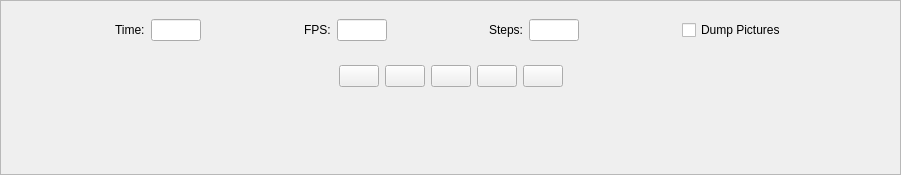
<?xml version="1.0" encoding="UTF-8"?>
<ui version="4.0">
 <class>AnimateWidget</class>
 <widget class="QWidget" name="AnimateWidget">
  <property name="enabled">
   <bool>true</bool>
  </property>
  <property name="geometry">
   <rect>
    <x>0</x>
    <y>0</y>
    <width>901</width>
    <height>175</height>
   </rect>
  </property>
  <property name="sizePolicy">
   <sizepolicy hsizetype="Preferred" vsizetype="Preferred">
    <horstretch>0</horstretch>
    <verstretch>0</verstretch>
   </sizepolicy>
  </property>
  <property name="windowTitle">
   <string>Animate</string>
  </property>
  <property name="lineWidth" stdset="0">
   <number>0</number>
  </property>
  <layout class="QVBoxLayout" name="verticalLayout">
   <property name="spacing">
    <number>10</number>
   </property>
   <property name="sizeConstraint">
    <enum>QLayout::SetDefaultConstraint</enum>
   </property>
   <property name="leftMargin">
    <number>0</number>
   </property>
   <property name="topMargin">
    <number>0</number>
   </property>
   <property name="rightMargin">
    <number>0</number>
   </property>
   <property name="bottomMargin">
    <number>0</number>
   </property>
   <item>
    <widget class="QScrollArea" name="scrollArea">
     <property name="sizePolicy">
      <sizepolicy hsizetype="Preferred" vsizetype="Preferred">
       <horstretch>0</horstretch>
       <verstretch>0</verstretch>
      </sizepolicy>
     </property>
     <property name="horizontalScrollBarPolicy">
      <enum>Qt::ScrollBarAlwaysOff</enum>
     </property>
     <property name="widgetResizable">
      <bool>true</bool>
     </property>
     <widget class="QWidget" name="scrollAreaWidgetContents">
      <property name="geometry">
       <rect>
        <x>0</x>
        <y>0</y>
        <width>879</width>
        <height>143</height>
       </rect>
      </property>
      <property name="sizePolicy">
       <sizepolicy hsizetype="Preferred" vsizetype="Maximum">
        <horstretch>0</horstretch>
        <verstretch>0</verstretch>
       </sizepolicy>
      </property>
      <layout class="QVBoxLayout" name="verticalLayout_2">
       <item>
        <widget class="QWidget" name="animateParameters">
         <property name="sizePolicy">
          <sizepolicy hsizetype="Preferred" vsizetype="Minimum">
           <horstretch>0</horstretch>
           <verstretch>0</verstretch>
          </sizepolicy>
         </property>
         <layout class="QHBoxLayout" name="horizontalLayout">
          <item>
           <spacer name="horizontalSpacer_1">
            <property name="orientation">
             <enum>Qt::Horizontal</enum>
            </property>
            <property name="sizeType">
             <enum>QSizePolicy::Expanding</enum>
            </property>
            <property name="sizeHint" stdset="0">
             <size>
              <width>0</width>
              <height>0</height>
             </size>
            </property>
           </spacer>
          </item>
          <item>
           <widget class="QLabel" name="label_time">
            <property name="text">
             <string>Time:</string>
            </property>
            <property name="buddy">
             <cstring>e_tval</cstring>
            </property>
           </widget>
          </item>
          <item>
           <widget class="QLineEdit" name="e_tval">
            <property name="minimumSize">
             <size>
              <width>50</width>
              <height>0</height>
             </size>
            </property>
            <property name="maximumSize">
             <size>
              <width>50</width>
              <height>100</height>
             </size>
            </property>
            <property name="alignment">
             <set>Qt::AlignRight|Qt::AlignTrailing|Qt::AlignVCenter</set>
            </property>
           </widget>
          </item>
          <item>
           <spacer name="horizontalSpacer_2">
            <property name="orientation">
             <enum>Qt::Horizontal</enum>
            </property>
            <property name="sizeType">
             <enum>QSizePolicy::Expanding</enum>
            </property>
            <property name="sizeHint" stdset="0">
             <size>
              <width>10</width>
              <height>0</height>
             </size>
            </property>
           </spacer>
          </item>
          <item>
           <widget class="QLabel" name="label_fps">
            <property name="text">
             <string>FPS:</string>
            </property>
            <property name="buddy">
             <cstring>e_fps</cstring>
            </property>
           </widget>
          </item>
          <item>
           <widget class="QLineEdit" name="e_fps">
            <property name="minimumSize">
             <size>
              <width>30</width>
              <height>0</height>
             </size>
            </property>
            <property name="maximumSize">
             <size>
              <width>50</width>
              <height>100</height>
             </size>
            </property>
            <property name="alignment">
             <set>Qt::AlignRight|Qt::AlignTrailing|Qt::AlignVCenter</set>
            </property>
           </widget>
          </item>
          <item>
           <spacer name="horizontalSpacer_3">
            <property name="orientation">
             <enum>Qt::Horizontal</enum>
            </property>
            <property name="sizeType">
             <enum>QSizePolicy::Expanding</enum>
            </property>
            <property name="sizeHint" stdset="0">
             <size>
              <width>10</width>
              <height>0</height>
             </size>
            </property>
           </spacer>
          </item>
          <item>
           <widget class="QLabel" name="label_steps">
            <property name="text">
             <string>Steps:</string>
            </property>
            <property name="buddy">
             <cstring>e_fsteps</cstring>
            </property>
           </widget>
          </item>
          <item>
           <widget class="QLineEdit" name="e_fsteps">
            <property name="minimumSize">
             <size>
              <width>30</width>
              <height>0</height>
             </size>
            </property>
            <property name="maximumSize">
             <size>
              <width>50</width>
              <height>100</height>
             </size>
            </property>
            <property name="alignment">
             <set>Qt::AlignRight|Qt::AlignTrailing|Qt::AlignVCenter</set>
            </property>
           </widget>
          </item>
          <item>
           <spacer name="horizontalSpacer_4">
            <property name="orientation">
             <enum>Qt::Horizontal</enum>
            </property>
            <property name="sizeType">
             <enum>QSizePolicy::Expanding</enum>
            </property>
            <property name="sizeHint" stdset="0">
             <size>
              <width>20</width>
              <height>0</height>
             </size>
            </property>
           </spacer>
          </item>
          <item>
           <widget class="QCheckBox" name="e_dump">
            <property name="text">
             <string>Dump Pictures</string>
            </property>
           </widget>
          </item>
          <item>
           <spacer name="horizontalSpacer_5">
            <property name="orientation">
             <enum>Qt::Horizontal</enum>
            </property>
            <property name="sizeType">
             <enum>QSizePolicy::Expanding</enum>
            </property>
            <property name="sizeHint" stdset="0">
             <size>
              <width>0</width>
              <height>0</height>
             </size>
            </property>
           </spacer>
          </item>
         </layout>
        </widget>
       </item>
       <item>
        <widget class="QWidget" name="animateButtons">
         <property name="sizePolicy">
          <sizepolicy hsizetype="Preferred" vsizetype="Minimum">
           <horstretch>0</horstretch>
           <verstretch>0</verstretch>
          </sizepolicy>
         </property>
         <layout class="QHBoxLayout" name="horizontalLayout_2">
          <item>
           <spacer name="horizontalSpacer">
            <property name="orientation">
             <enum>Qt::Horizontal</enum>
            </property>
            <property name="sizeHint" stdset="0">
             <size>
              <width>40</width>
              <height>20</height>
             </size>
            </property>
           </spacer>
          </item>
          <item>
           <widget class="QPushButton" name="pushButton_MoveToBeginning">
            <property name="text">
             <string/>
            </property>
            <property name="icon">
             <iconset theme="openscad-vcr-control-start"/>
            </property>
            <property name="iconSize">
             <size>
              <width>24</width>
              <height>24</height>
             </size>
            </property>
           </widget>
          </item>
          <item>
           <widget class="QPushButton" name="pushButton_StepBack">
            <property name="text">
             <string/>
            </property>
            <property name="icon">
             <iconset theme="openscad-vcr-control-step-back"/>
            </property>
            <property name="iconSize">
             <size>
              <width>24</width>
              <height>24</height>
             </size>
            </property>
           </widget>
          </item>
          <item>
           <widget class="QPushButton" name="pauseButton">
            <property name="text">
             <string/>
            </property>
            <property name="icon">
             <iconset theme="openscad-vcr-control-play"/>
            </property>
            <property name="iconSize">
             <size>
              <width>24</width>
              <height>24</height>
             </size>
            </property>
           </widget>
          </item>
          <item>
           <widget class="QPushButton" name="pushButton_StepForward">
            <property name="text">
             <string/>
            </property>
            <property name="icon">
             <iconset theme="openscad-vcr-control-step-forward"/>
            </property>
            <property name="iconSize">
             <size>
              <width>24</width>
              <height>24</height>
             </size>
            </property>
           </widget>
          </item>
          <item>
           <widget class="QPushButton" name="pushButton_MoveToEnd">
            <property name="text">
             <string/>
            </property>
            <property name="icon">
             <iconset theme="openscad-vcr-control-end"/>
            </property>
            <property name="iconSize">
             <size>
              <width>24</width>
              <height>24</height>
             </size>
            </property>
            <property name="flat">
             <bool>false</bool>
            </property>
           </widget>
          </item>
          <item>
           <spacer name="horizontalSpacer_6">
            <property name="orientation">
             <enum>Qt::Horizontal</enum>
            </property>
            <property name="sizeHint" stdset="0">
             <size>
              <width>40</width>
              <height>20</height>
             </size>
            </property>
           </spacer>
          </item>
         </layout>
        </widget>
       </item>
      </layout>
     </widget>
    </widget>
   </item>
  </layout>
  <action name="actionAnimationPauseUnpause">
   <property name="icon">
    <iconset theme="openscad-vcr-control-play"/>
   </property>
   <property name="text">
    <string>Toggle animation pause/unpause</string>
   </property>
   <property name="toolTip">
    <string>Toggle animation pause/unpause</string>
   </property>
  </action>
  <action name="actionAnimationStart">
   <property name="icon">
    <iconset theme="openscad-vcr-control-start"/>
   </property>
   <property name="text">
    <string>Move to beginning (first frame)</string>
   </property>
   <property name="toolTip">
    <string>Move to beginning (first frame)</string>
   </property>
  </action>
  <action name="actionAnimationStepBack">
   <property name="icon">
    <iconset theme="openscad-vcr-control-step-back"/>
   </property>
   <property name="text">
    <string>Step one frame back</string>
   </property>
   <property name="toolTip">
    <string>Step one frame back</string>
   </property>
  </action>
  <action name="actionAnimationStepForward">
   <property name="icon">
    <iconset theme="openscad-vcr-control-step-forward"/>
   </property>
   <property name="text">
    <string>Step one frame forward</string>
   </property>
   <property name="toolTip">
    <string>Step one frame forward</string>
   </property>
  </action>
  <action name="actionAnimationEnd">
   <property name="icon">
    <iconset theme="openscad-vcr-control-end"/>
   </property>
   <property name="text">
    <string>Move to end (last frame)</string>
   </property>
   <property name="toolTip">
    <string>Move to end (last frame)</string>
   </property>
  </action>
 </widget>
 <resources>
  <include location="../../resources/common.qrc"/>
 </resources>
 <connections/>
</ui>
